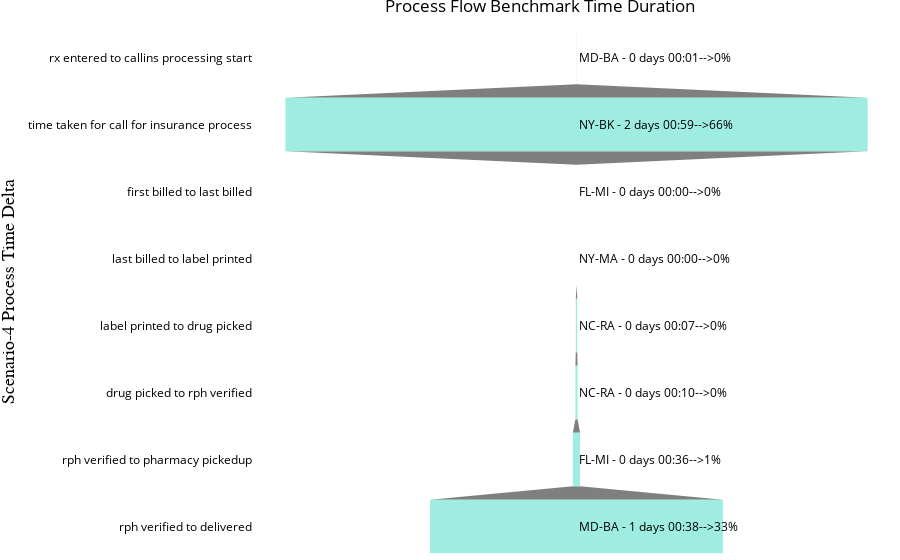

This figure's notebook cell:
### Code cell
fig = make_subplots()
fig.layout.coloraxis.colorbar.title = 'another title'

fig.add_trace(
    go.Funnel(
    y = variable_names,
    x = values_to_be_used,showlegend=False,
    textposition='none',
        #name='Continous Process',
        marker = {"color": [green_color, green_color, green_color, green_color, green_color,\
                           green_color, green_color, green_color,green_color]}))


for i,y,k in zip(variable_names,annotation_names,per_annot):
    fig.add_annotation(y=i,xanchor='left',
                text=y+'-->'+str(k)+'%',align='right',showarrow=False)

fig.update_layout(margin={"r":0,"t":24,"l":0,"b":0},paper_bgcolor='rgb(255,255,255)',plot_bgcolor='rgba(0,0,0,0)',
                  title={'text':'Process Flow Benchmark Time Duration','xanchor': 'center','x':0.6,
},font=dict(color='black'),
                  
xaxis=dict(
    title='x Axis',
    titlefont=dict(
        family='Arial',
        size=18,
        color='black'
    )
),
yaxis=dict(
    title='Scenario-4 Process Time Delta',
    titlefont=dict(
        family='Arial',
        size=18,
        color='black'
    )
))


fig.write_image(output_distribution_sce_4 + "Scenario_4_min_refill.png") #pip install -U kaleido & restart jupyter

fig.show()

### Figure 1 — Plotly figure (JSON) as saved in the notebook; plotly's stock layout.template omitted (floating-point values rounded to 4 significant figures)
{"data": [{"marker": {"color": ["#9EEDE0", "#9EEDE0", "#9EEDE0", "#9EEDE0", "#9EEDE0", "#9EEDE0", "#9EEDE0", "#9EEDE0", "#9EEDE0"]}, "showlegend": false, "textposition": "none", "type": "funnel", "x": [74000000000, 176357000000000, 0, 11000000000, 448000000000, 657000000000, 2192000000000, 88705000000000], "y": ["rx entered to callins processing start", "time taken for call for insurance process", "first billed to last billed", "last billed to label printed", "label printed to drug picked", "drug picked to rph verified", "rph verified to pharmacy pickedup", "rph verified to delivered"]}], "layout": {"annotations": [{"align": "right", "showarrow": false, "text": "MD-BA - 0 days 00:01-->0%", "xanchor": "left", "y": "rx entered to callins processing start"}, {"align": "right", "showarrow": false, "text": "NY-BK - 2 days 00:59-->66%", "xanchor": "left", "y": "time taken for call for insurance process"}, {"align": "right", "showarrow": false, "text": "FL-MI - 0 days 00:00-->0%", "xanchor": "left", "y": "first billed to last billed"}, {"align": "right", "showarrow": false, "text": "NY-MA - 0 days 00:00-->0%", "xanchor": "left", "y": "last billed to label printed"}, {"align": "right", "showarrow": false, "text": "NC-RA - 0 days 00:07-->0%", "xanchor": "left", "y": "label printed to drug picked"}, {"align": "right", "showarrow": false, "text": "NC-RA - 0 days 00:10-->0%", "xanchor": "left", "y": "drug picked to rph verified"}, {"align": "right", "showarrow": false, "text": "FL-MI - 0 days 00:36-->1%", "xanchor": "left", "y": "rph verified to pharmacy pickedup"}, {"align": "right", "showarrow": false, "text": "MD-BA - 1 days 00:38-->33%", "xanchor": "left", "y": "rph verified to delivered"}], "coloraxis": {"colorbar": {"title": {"text": "another title"}}}, "font": {"color": "black"}, "margin": {"b": 0, "l": 0, "r": 0, "t": 24}, "paper_bgcolor": "rgb(255,255,255)", "plot_bgcolor": "rgba(0,0,0,0)", "title": {"text": "Process Flow Benchmark Time Duration", "x": 0.6, "xanchor": "center"}, "xaxis": {"anchor": "y", "domain": [0, 1], "title": {"font": {"color": "black", "family": "Arial", "size": 18}, "text": "x Axis"}}, "yaxis": {"anchor": "x", "domain": [0, 1], "title": {"font": {"color": "black", "family": "Arial", "size": 18}, "text": "Scenario-4 Process Time Delta"}}}}
